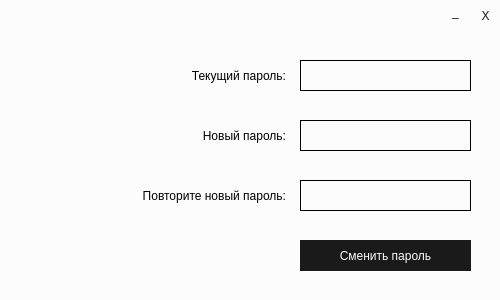
<?xml version="1.0" encoding="UTF-8"?>
<ui version="4.0">
 <class>ChangePassword</class>
 <widget class="QDialog" name="ChangePassword">
  <property name="geometry">
   <rect>
    <x>0</x>
    <y>0</y>
    <width>500</width>
    <height>300</height>
   </rect>
  </property>
  <property name="windowTitle">
   <string>Dialog</string>
  </property>
  <property name="styleSheet">
   <string notr="true">background-color: #fcfcfc;</string>
  </property>
  <widget class="QLineEdit" name="lineEditCurrPasswd">
   <property name="geometry">
    <rect>
     <x>300</x>
     <y>60</y>
     <width>171</width>
     <height>31</height>
    </rect>
   </property>
   <property name="styleSheet">
    <string notr="true">border-color: #1a1a1a;
border: 1px solid;

background-color: transparent;</string>
   </property>
  </widget>
  <widget class="QLineEdit" name="lineEditNewPasswd">
   <property name="geometry">
    <rect>
     <x>300</x>
     <y>120</y>
     <width>171</width>
     <height>31</height>
    </rect>
   </property>
   <property name="styleSheet">
    <string notr="true">border-color: #1a1a1a;
border: 1px solid;

background-color: transparent;</string>
   </property>
  </widget>
  <widget class="QLineEdit" name="lineEditRepNewPasswd">
   <property name="geometry">
    <rect>
     <x>300</x>
     <y>180</y>
     <width>171</width>
     <height>31</height>
    </rect>
   </property>
   <property name="styleSheet">
    <string notr="true">border-color: #1a1a1a;
border: 1px solid;

background-color: transparent;</string>
   </property>
  </widget>
  <widget class="QLabel" name="labelCurrPasswd">
   <property name="geometry">
    <rect>
     <x>5</x>
     <y>60</y>
     <width>281</width>
     <height>31</height>
    </rect>
   </property>
   <property name="text">
    <string>Текущий пароль:</string>
   </property>
   <property name="alignment">
    <set>Qt::AlignRight|Qt::AlignTrailing|Qt::AlignVCenter</set>
   </property>
  </widget>
  <widget class="QLabel" name="labelNewPasswd">
   <property name="geometry">
    <rect>
     <x>5</x>
     <y>120</y>
     <width>281</width>
     <height>31</height>
    </rect>
   </property>
   <property name="text">
    <string>Новый пароль:</string>
   </property>
   <property name="alignment">
    <set>Qt::AlignRight|Qt::AlignTrailing|Qt::AlignVCenter</set>
   </property>
  </widget>
  <widget class="QLabel" name="labelRepNewPasswd">
   <property name="geometry">
    <rect>
     <x>5</x>
     <y>180</y>
     <width>281</width>
     <height>31</height>
    </rect>
   </property>
   <property name="text">
    <string>Повторите новый пароль:</string>
   </property>
   <property name="alignment">
    <set>Qt::AlignRight|Qt::AlignTrailing|Qt::AlignVCenter</set>
   </property>
  </widget>
  <widget class="QPushButton" name="pushButtonChangePasswd">
   <property name="geometry">
    <rect>
     <x>300</x>
     <y>240</y>
     <width>171</width>
     <height>31</height>
    </rect>
   </property>
   <property name="styleSheet">
    <string notr="true">background-color: #1a1a1a;

border: none;
color: #fcfcfc;
text-align: center;</string>
   </property>
   <property name="text">
    <string>Сменить пароль</string>
   </property>
  </widget>
  <widget class="QPushButton" name="pushButtonClose">
   <property name="geometry">
    <rect>
     <x>470</x>
     <y>0</y>
     <width>31</width>
     <height>32</height>
    </rect>
   </property>
   <property name="styleSheet">
    <string notr="true">background-color: transparent;
border: none;
color:  #1a1a1a;</string>
   </property>
   <property name="text">
    <string>X</string>
   </property>
  </widget>
  <widget class="QPushButton" name="pushButtonMinimize">
   <property name="geometry">
    <rect>
     <x>440</x>
     <y>-4</y>
     <width>31</width>
     <height>32</height>
    </rect>
   </property>
   <property name="styleSheet">
    <string notr="true">background-color: transparent;
border: none;
color:  #1a1a1a;</string>
   </property>
   <property name="text">
    <string>_</string>
   </property>
  </widget>
  <widget class="QLabel" name="labelStatus">
   <property name="geometry">
    <rect>
     <x>10</x>
     <y>240</y>
     <width>261</width>
     <height>31</height>
    </rect>
   </property>
   <property name="text">
    <string/>
   </property>
   <property name="alignment">
    <set>Qt::AlignRight|Qt::AlignTrailing|Qt::AlignVCenter</set>
   </property>
  </widget>
 </widget>
 <resources/>
 <connections/>
</ui>
